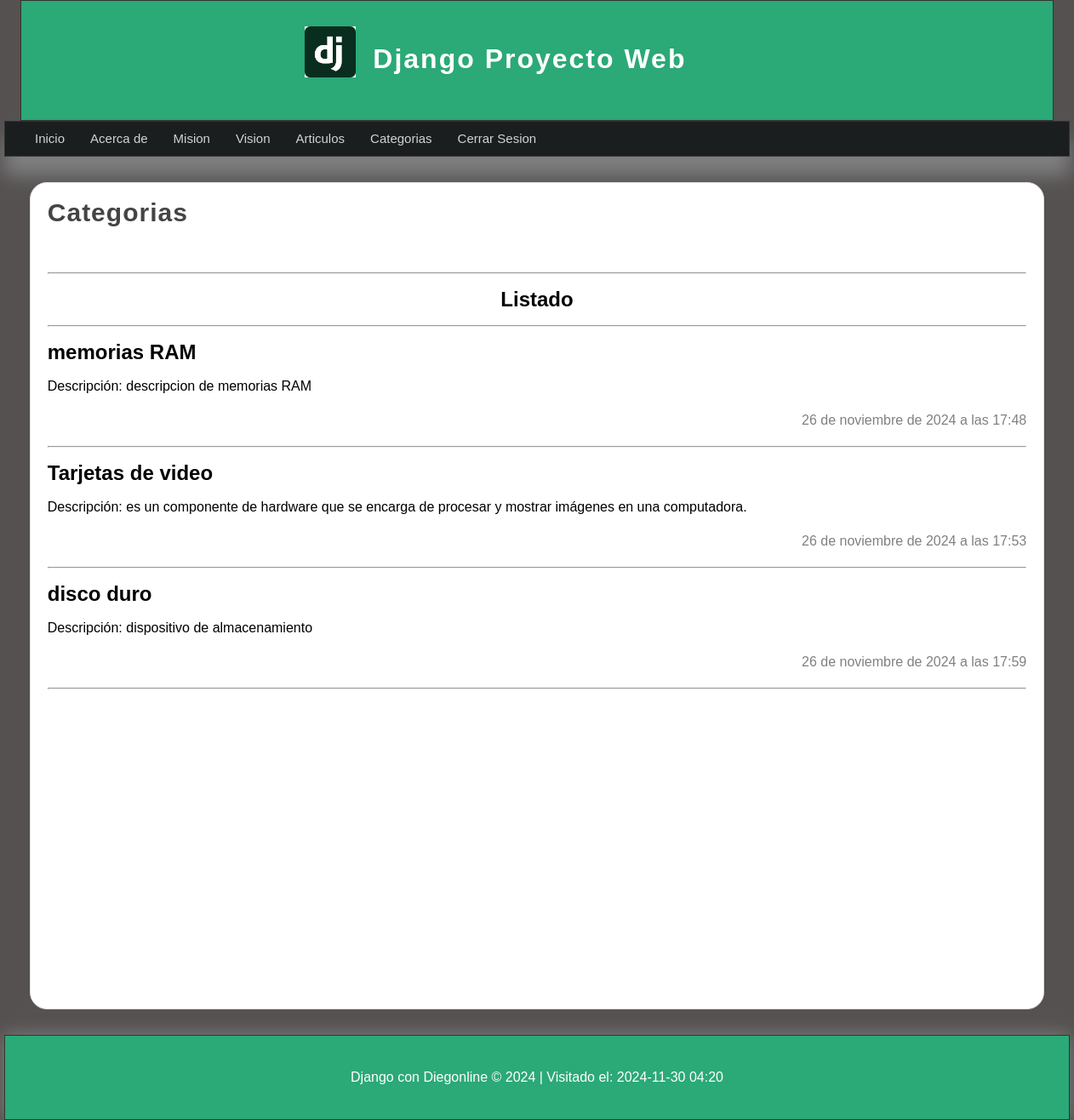
The app's page /categorias/ (signed in) with its own data.
### articulos/models.py (models this page shows, shortened)
class Category(models.Model):
    name=models.CharField(max_length=100,verbose_name='Nombre')
    description=models.CharField(max_length=255,verbose_name='Descripcion')
    created_at=models.DateTimeField(auto_now_add=True,verbose_name='Creado el')
    updated_at=models.DateTimeField(auto_now=True,verbose_name="Actualizado el ")
    class Meta:
        verbose_name="Categoria"
        verbose_name_plural="Categorias"

### articulos/views.py (the view)
# urls.py: path('categorias/', views.list_cat,name='categorias'),
@login_required(login_url='iniciosesion')
def list_cat(request):
    categorias=Category.objects.all()
    return render(request,'categorias/listado_cat.html',{
        'title':'Categorias',
        'content':'listado de categorias',
        'categorias': categorias
    })

### articulos/templates/categorias/listado_cat.html (shortened to what this page needs)
{% extends "layouts/layouts.html" %}
{% block content %}
    <h1 class="title">{{title}}</h1>
    <hr>
    <h1 align="center">Listado</h1> <hr>
    {% for categoria in categorias %}
        <article class="article-item">
            <div class="data">
            <h2>{{categoria.name}}</h2>
            <p>Descripción: {{categoria.description}}</p>
            <span class="date">
                {{categoria.created_at}}
            </span>
            <hr>
            </div>
    </article>
{% endfor %}
{% endblock %}

### mainapp/static/css/estilos.css (style rules this page uses)
* { margin: 0px; padding: 0px; font-family: sans-serif; text-decoration: none; }
p,h1,h2 { margin-top: 20px; margin-bottom: 20px; }
body { background-color: #555151; }
.title { color:#444; letter-spacing: 1px; font-size: 30px; margin-bottom: 10px; margin-top: 5px; }
.date { display: block; margin-top: 20px; margin-bottom: 20px; color: gray;; text-align: right; }
.title { color: #444; letter-spacing: 1px; font-size: 30px; padding-bottom: 50px; margin-bottom: 10px; margin-top: 5px; }

### records on screen
Category: name "memorias RAM", description "descripcion de memorias RAM", created_at "26 de noviembre de 2024 a las 17:48"
Category: name "Tarjetas de video", description "es un componente de hardware que se encarga de procesar y mostrar imágenes en una computadora.", created_at "26 de noviembre de 2024 a las 17:53"
Category: name "disco duro", description "dispositivo de almacenamiento", created_at "26 de noviembre de 2024 a las 17:59"

### other values on screen
{{ title }} "Categorias"
